Frame 1 (no input): blank canvas, image omitted
Frame 60 (the mouse pressed at the canvas centre just before this capture): blank canvas, image omitted
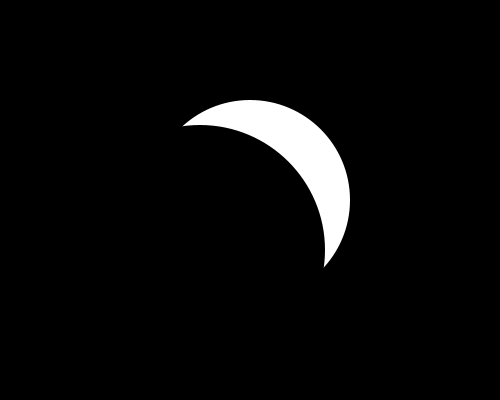
Frame 120 (the mouse held since frame 60 and released just before this capture)

The Processing sketch whose frames 1 and 60 were blank and that drew this single picture after the mouse press (run headless with seeded random() and noise(); from frame 60 on, the mouse is pressed at the canvas centre):

// Processing sketch: Challenge_2
// ── Challenge_2.pde
/* Lab-1b - Animating your Drawings
 * Challenge 2
 *
 * Version: 1.0
 * By: Kieron Garvey
 * Date: 18/Jan/2023
 */

void setup()
{
  size(500, 400);
  cursor(HAND);
}
void draw()
{
  background(0); //Black

  noStroke();
  fill(255, 255, 255);  // White
  circle(mouseX, mouseY, mouseY);
  
  noStroke();
  fill(0, 0, 0);  // White
  circle(mouseY, mouseX, mouseX);
}
